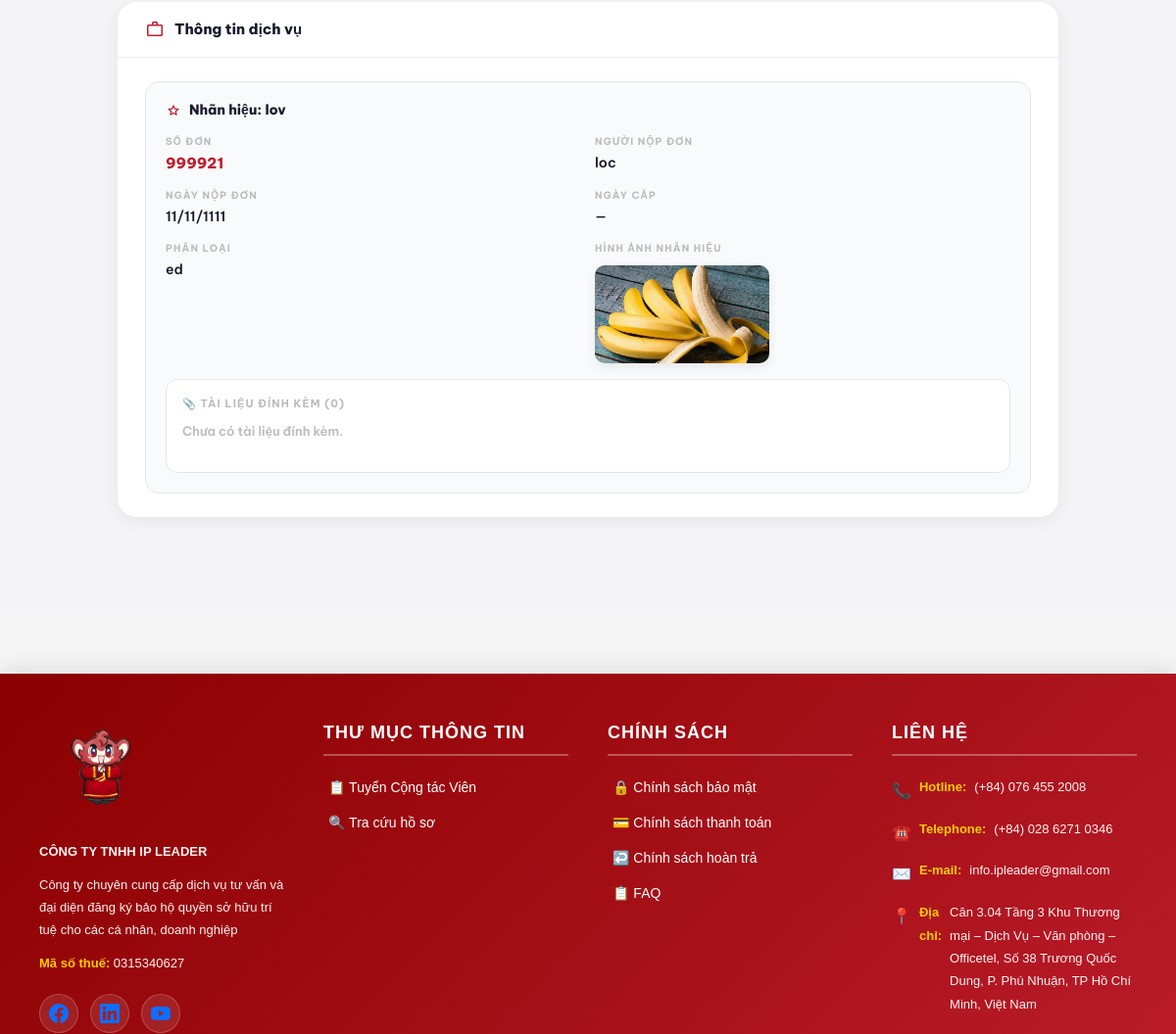
Before: /portal/hop-dong/92/ (signed in, middle part) with the older database file.
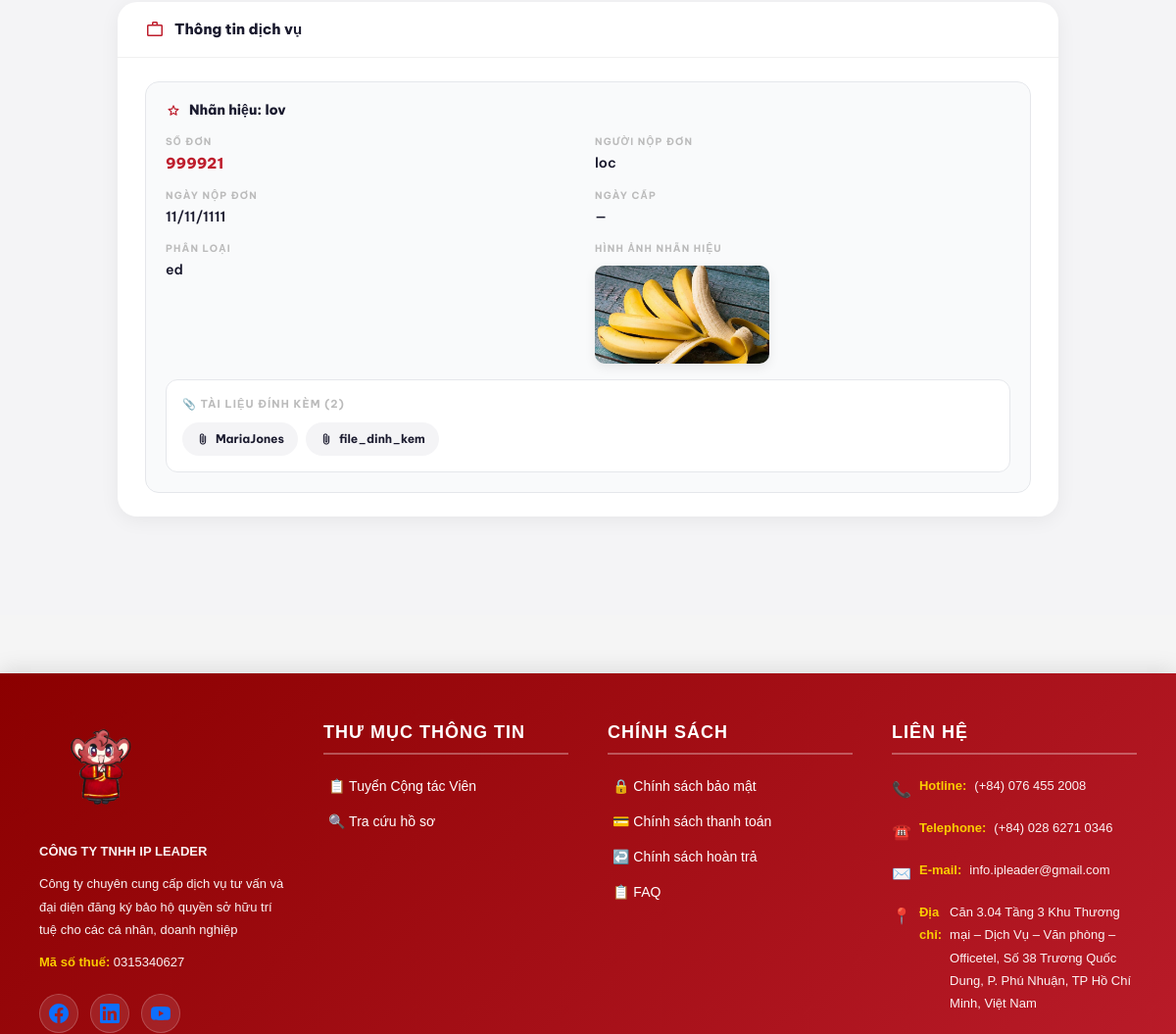
After: the same page with the newer database file.
### ipshieldapp/models.py (models this page shows, shortened)
class TrademarkService(models.Model):
    contract = models.ForeignKey(
        Contract,
        on_delete=models.CASCADE,
        related_name='trademarks'
    )
    applicant = models.CharField(
        max_length=255,
        blank=True,
        null=True,
        verbose_name='Người nộp đơn'
    )
    address = models.CharField(
        max_length=255,
        blank=True,
        null=True,
        verbose_name='Địa chỉ'
    )
    email = models.EmailField(
        blank=True,
        null=True,
        verbose_name='Email'
    )
    phone = models.CharField(
        max_length=20,
        validators=[phone_validator],
        blank=True,
        null=True,
        verbose_name='Số điện thoại'
    )
    app_no = models.CharField(
        max_length=50,
        unique=True,
        blank=True,
        null=True,
        verbose_name='Số đơn'
    )
    filing_date = models.DateField(
        blank=True,
        null=True,
        verbose_name='Ngày nộp đơn'
    )
    trademark_name = models.CharField(
        max_length=255,
        blank=True,
        null=True,
        verbose_name='Tên nhãn hiệu'
    )
    trademark_image = models.ImageField(
        upload_to='images/trademark/',
        blank=True,
        null=True,
        verbose_name='Hình ảnh nhãn hiệu'
    )
    classification = models.TextField(
        blank=True,
        null=True,
        verbose_name='Nhóm sản phẩm/dịch vụ'
    )
    publish_date = models.DateField(
        blank=True,
        null=True,
        verbose_name='Ngày công bố'
    )
    valid_date = models.DateField(
        blank=True,
        null=True,
        verbose_name='Ngày hợp lệ hóa đơn',
        help_text='Ngày đơn được xác nhận hợp lệ'
    )
    decision_date = models.DateField(
        blank=True,
        null=True,
        verbose_name='Ngày cấp'
    )
    certificates = GenericRelation(
        Certificate,
        related_query_name='trademark'
    )
    class Meta:
        verbose_name = 'Nhãn hiệu'
        verbose_name_plural = 'Nhãn hiệu'

class Certificate(models.Model):
    content_type = models.ForeignKey(
        ContentType,
        on_delete=models.CASCADE,
        verbose_name='Loại đối tượng'
    )
    object_id = models.PositiveIntegerField(verbose_name='ID đối tượng')
    content_object = GenericForeignKey('content_type', 'object_id')
    certificate_file = models.FileField(
        upload_to='images/certificates/',
        verbose_name='File chứng nhận'
    )
    file = models.FileField(
        upload_to='images/certificates/',
        verbose_name='File đính kèm'
    )
    name = models.CharField(
        max_length=255,
        blank=True,
        verbose_name='Tên file'
    )
    description = models.CharField(
        max_length=255,
        blank=True,
        verbose_name='Mô tả'
    )
    uploaded_at = models.DateTimeField(
        auto_now_add=True,
        verbose_name='Ngày tải lên'
    )
    class Meta:
        verbose_name = 'Tài liệu đính kèm'
        verbose_name_plural = 'Tài liệu đính kèm'
        ordering = ['-uploaded_at']
        indexes = [
            models.Index(fields=['content_type', 'object_id']),
        ]

### ipshieldapp/views.py (the view)
@customer_login_required
def portal_contract_detail(request, contract_id):
    customer  = request.customer
    contract  = get_object_or_404(Contract, id=contract_id, customer=customer)
    installments = contract.installments.all()
    service = None
    if contract.service_type == 'nhanhieu':
        service = contract.trademarks.all()
    elif contract.service_type == 'banquyen':
        service = contract.copyrights.all()
    elif contract.service_type == 'dkkd':
        service = BusinessRegistrationService.objects.filter(contract=contract)
    elif contract.service_type == 'dautu':
        service = InvestmentService.objects.filter(contract=contract)
    else:
        service = OtherService.objects.filter(contract=contract)
    _log_activity(customer, 'view_contract', note=contract.contract_no, request=request)
    return render(request, 'portal/contract_detail.html', {
        'contract': contract, 'service': service,
        'installments': installments, 'customer': customer,
    })

### ipshieldapp/context_processors.py (called while the page is built)
def global_sliders(request):
    return {
        'sliders': Slider.objects.filter(is_active=True)
    }

def user_profile(request):
    if request.user.is_authenticated:
        from ipshieldapp.models import UserProfile
        profile, _ = UserProfile.objects.get_or_create(user=request.user)
        return {'user_profile': profile}
    return {}

### ipshieldapp/views.py (called while the page is built)
def _log_activity(customer, action, note='', request=None):
    ip = None
    if request:
        x_forwarded = request.META.get('HTTP_X_FORWARDED_FOR')
        ip = x_forwarded.split(',')[0] if x_forwarded else request.META.get('REMOTE_ADDR')
    CustomerActivityLog.objects.create(
        customer=customer, action=action, note=note, ip_address=ip
    )

### templates/portal/contract_detail.html (shortened to what this page needs)
{% extends "base.html" %}
{% block body_block %}
{% load humanize %}
<div class="portal-page">
  <div class="portal-wrap">
    {% if service %}
    <div class="portal-card">
      <div class="service-head">
        <span class="material-symbols-rounded">work</span>
        <h5>Thông tin dịch vụ</h5>
      </div>
      <div class="service-body">
        {% if contract.service_type == 'nhanhieu' %}
          {% for s in service %}
          <div class="svc-block">
            <div class="svc-block-head">
              <h6 class="svc-block-title">
                <span class="material-symbols-rounded">star</span>
                Nhãn hiệu: {{ s.trademark_name|default:"Chưa đặt tên" }}
              </h6>
            </div>
            <div class="detail-grid">
              <div class="detail-item"><label>Số đơn</label><div class="val-hi">{{ s.app_no|default:"—" }}</div></div>
              <div class="detail-item"><label>Người nộp đơn</label><div class="val">{{ s.applicant|default:"—" }}</div></div>
              <div class="detail-item"><label>Ngày nộp đơn</label><div class="val">{{ s.filing_date|date:"d/m/Y"|default:"—" }}</div></div>
              <div class="detail-item"><label>Ngày cấp</label><div class="val">{{ s.decision_date|date:"d/m/Y"|default:"—" }}</div></div>
              <div class="detail-item"><label>Phân loại</label><div class="val">{{ s.classification|default:"—" }}</div></div>
              {% if s.trademark_image %}
              <div class="detail-item"><label>Hình ảnh nhãn hiệu</label><img src="{{ s.trademark_image.url }}" class="trademark-img"/></div>
              {% endif %}
            </div>
            {% with certs=s.certificates.all %}
            <div class="attach-section">
              <div class="attach-title">📎 Tài liệu đính kèm ({{ certs.count }})</div>
              {% if certs %}<div class="attach-list">{% for cert in certs %}<a href="{{ cert.file.url }}" target="_blank" class="attach-btn"><span class="material-symbols-rounded">attach_file</span>{{ cert.name|default:"Tài liệu" }}</a>{% endfor %}</div>
              {% else %}<p class="attach-empty">Chưa có tài liệu đính kèm.</p>{% endif %}
            </div>
            {% endwith %}
          </div>
          {% empty %}<p class="attach-empty">Chưa có nhãn hiệu nào.</p>{% endfor %}
        {% endif %}
      </div>
    </div>
    {% endif %}
  </div>
</div>
{% endblock %}

Changed rows visible on the page:
shown differently, row unchanged: TrademarkService "lov": certificates.all.count "0" → "2"; no longer shows "Chưa có tài liệu đính kèm."
added Certificate: name "MariaJones"
added Certificate: name "file_dinh_kem"
